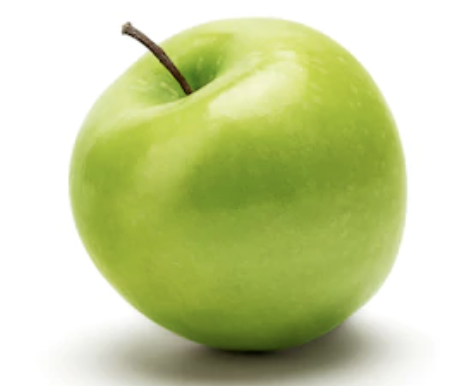
#> input picture Dataset/fresh/Screen Shot 2018-06-08 at 4.59.44 PM.png, 470 x 386 px; its folder holds only this picture in this run
$ python train_model.py
#> lines starting #> are read from the running program, lines starting #| are printed output that depends on the picture
import os
import numpy as np
import cv2
from sklearn.ensemble import RandomForestClassifier
from sklearn.model_selection import train_test_split
import pickle
from pathlib import Path
# Load images and labels from folder
def load_data(data_dir):
    X, y = [], []
    labels = {'fresh': 0, 'spoiled': 1}
    for label_name, label_index in labels.items():
        path = os.path.join(data_dir, label_name)
        for file in os.listdir(path):
            img_path = os.path.join(path, file)
            img = cv2.imread(img_path)
#> img is the input picture: shape (386, 470, 3); mean B, G, R 157.8, 210.3, 200.9
            if img is None:
                print(f"Skipped unreadable image: {img_path}")
                continue
            img = cv2.resize(img, (100, 100))
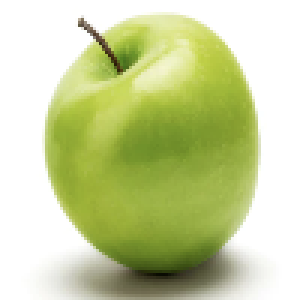
#> img: shape (100, 100, 3) (shown 3 times larger); mean B, G, R 157.8, 210.3, 200.9
            img = cv2.cvtColor(img, cv2.COLOR_BGR2GRAY)
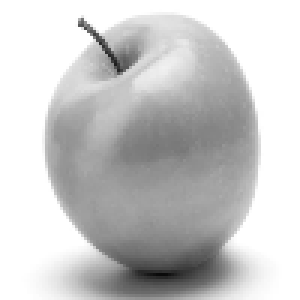
#> img: shape (100, 100) (shown 3 times larger); min 10, max 255, mean 201.5
            X.append(img.flatten())
            y.append(label_index)
#> pass 2 of the loop in load_data, `for label_name, label_index in labels.items():`:
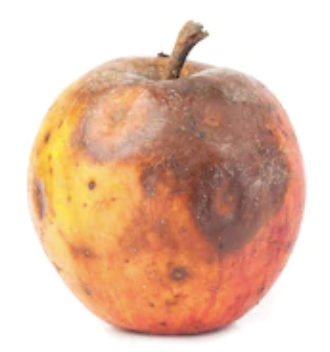
#> input picture Dataset/spoiled/Screen Shot 2018-06-07 at 2.15.34 PM.png, 330 x 352 px
#> in load_data, img is the input picture: shape (352, 330, 3); mean B, G, R 171.6, 192.4, 227.7
#> in load_data, `img = cv2.resize(img, (100, 100))`:
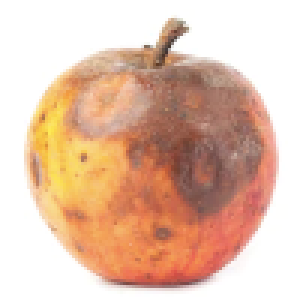
#> img: shape (100, 100, 3) (shown 3 times larger); mean B, G, R 171.5, 192.3, 227.6
#> in load_data, `img = cv2.cvtColor(img, cv2.COLOR_BGR2GRAY)`:
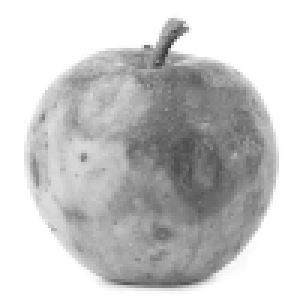
#> img: shape (100, 100) (shown 3 times larger); min 56, max 255, mean 200.5
    return np.array(X), np.array(y)

# Training
data_dir = Path(__file__).parent.parent / 'Dataset'  # Absolute path

X, y = load_data(data_dir)
#> y = [0, 1]

X_train, X_test, y_train, y_test = train_test_split(X, y, test_size=0.2)
#> y_train = [0]; y_test = [1]

model = RandomForestClassifier()
model.fit(X_train, y_train)

accuracy = model.score(X_test, y_test)
#> accuracy = 0
print(f"Model Accuracy: {accuracy * 100:.2f}%")
#| Model Accuracy: 0.00%

# Save model
os.makedirs("model", exist_ok=True)
with open("model/trained_model.pkl", "wb") as f:
    pickle.dump({"model": model, "accuracy": accuracy}, f)
